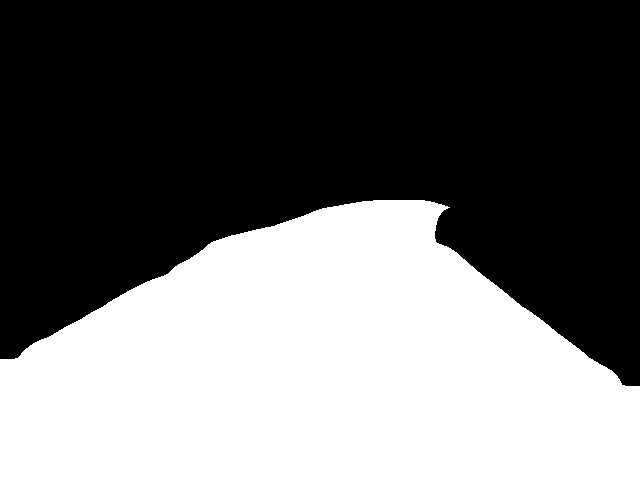
#> input picture Deeplab_v3/RoadOutliner.jpg, 640 x 480 px, found by its file name
$ python Whitepoint.py
#> lines starting #> are read from the running program, lines starting #| are printed output that depends on the picture; after the words box and inside, x2 and y2 are one past the last pixel; in counts of white or black regions, pixels touching at a corner belong together
import numpy as np
import cv2
import matplotlib.pyplot as plt

def Find_center_points(images, rows):
    result = []

    for height in rows:
        arr_head = []
        lineRow = images[height, :]
        for x, y in enumerate(lineRow):
            if y == 255:
                arr_head.append(x)
        if not arr_head:
            arr_head = [91, 91]  # Default values
        Min_Head = min(arr_head)
        Max_Head = max(arr_head)

        Center_point = ((Min_Head + Max_Head)//2, height)

        result.append(Center_point)

    return result


# Create larger masks with white lines
mask1 = cv2.imread("D:\Documents\Researches\Self_Driving_Car\Deeplab_v3\RoadOutliner.jpg", 0)
#> mask1 is the input picture: shape (480, 640); min 0, max 255, mean 108.1
mask1 = cv2.resize(mask1, (640,480))


""" lower_bound = np.array([180, 120, 31], dtype=np.uint8)  # Adjust these values based on your needs
upper_bound = np.array([200, 140, 51], dtype=np.uint8)  # Adjust these values based on your needs
# Create a binary mask for the road segment
mask = cv2.inRange(mask1, lower_bound, upper_bound) """

rows_to_check = [200, 240, 280, 300, 340]  # Example rows

center_points = Find_center_points(mask1, rows_to_check)
#> after the loop in Find_center_points, `for height in rows:`: result = [(398, 200), (325, 240), (320, 280), (313, 300), (303, 340)]
#> center_points has the same summary as result in Find_center_points
print(center_points)
#| [(398, 200), (325, 240), (320, 280), (313, 300), (303, 340)]
""" for i, (min_head, max_head) in enumerate(line_ranges):
    print(f"Line {i + 1}: Min_Head = {min_head}, Max_Head = {max_head}") """
y_cordinate = []
for center_point in center_points:
    y_cordinate.append(center_point[0])
    cv2.circle(mask1, center_point, 3, (0,255,0), -1)
#> this loop made 5 passes
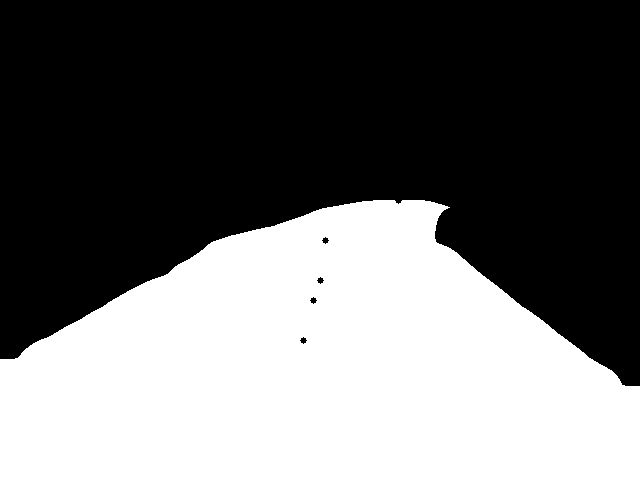
#> mask1: shape (480, 640); 0.04% of pixels changed, all inside (x1, y1, x2, y2) = (300, 200, 402, 344)
#> after the loop, y_cordinate = [398, 325, 320, 313, 303]

weight = np.array([0.5, 0.38, 0.04, 0.04, 0.04])
y_cordinate = np.array(y_cordinate)
a = weight*y_cordinate
#> a = [199, 123.5, 12.8, 12.52, 12.12]
print(np.sum(a))
#| 359.94
# Display the masks and the intersection
plt.figure(figsize=(18, 8))
plt.subplot(1, 3, 1)
plt.imshow(mask1, cmap='gray')
plt.title('Mask 1')
plt.subplot(1, 3, 2)
plt.show()
